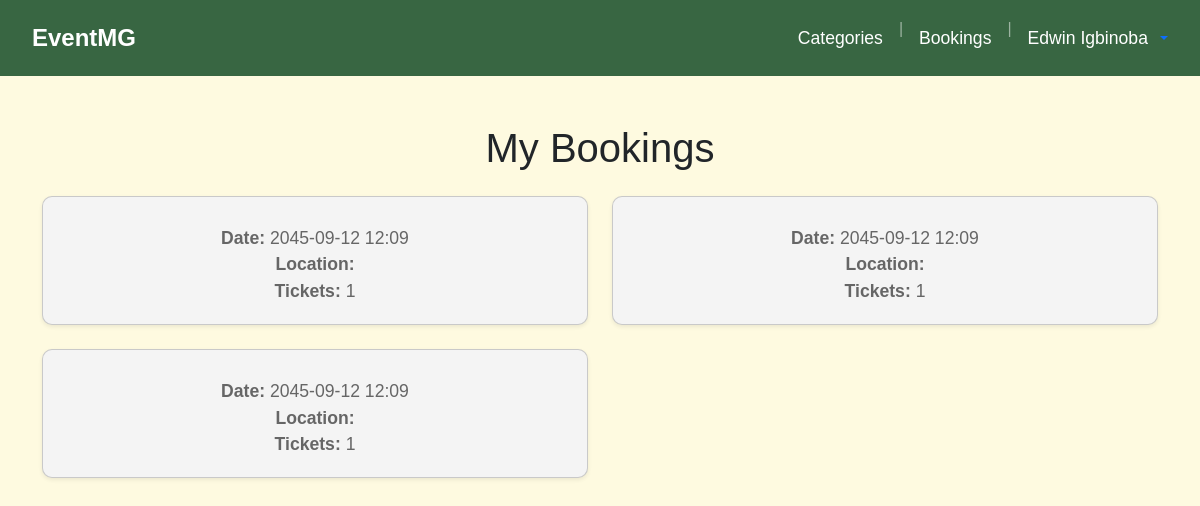
The page /bookings (signed in) on the database its author committed.
### website/models.py (models this page shows, shortened)
class Customer(db.Model, UserMixin):
    id = db.Column(db.Integer,primary_key=True)
    first_name = db.Column(db.String(50))
    last_name = db.Column(db.String(50))
    email = db.Column(db.String(120),unique=True)
    phone = db.Column(db.String(20),unique = True)
    location = db.Column(db.String(255))
    password = db.Column(db.String(255))
    stripe_customer_id = db.Column(db.String(100))

class Booking(db.Model):
    __tablename__ = 'booking'
    booking_id = db.Column(db.Integer, primary_key=True, autoincrement=True)
    booking_name = db.Column(db.String(255),nullable=False)
    customer_id = db.Column(db.Integer, db.ForeignKey('customer.id'), nullable=False)
    event_id = db.Column(db.Integer, db.ForeignKey('event.event_id'), nullable=False)
    num_tickets = db.Column(db.Integer, nullable=False)
    total_price = db.Column(db.Numeric(10, 2), nullable=False)
    booking_date = db.Column(db.DateTime)
    customer = db.relationship('Customer', backref='bookings')
    event = db.relationship('Event', backref='bookings')

### website/views.py (the view)
@views.route('/bookings',methods=['GET','POST'])
def bookings():
    user_id = current_user.id
    user_bookings = Booking.query.filter_by(customer_id=user_id).all()
    return render_template('bookings.html',bookings=user_bookings)

### website/templates/bookings.html (shortened to what this page needs)
{% extends "eventshome.html" %}
{% block content %}
<div class="container mt-5">
    <h1 class="text-center mb-4">My Bookings</h1>
    {% if bookings %}
        <div class="row">
            {% for booking in bookings %}
                <div class="col-md-6">
                    <div class="card mb-4 shadow-sm">
                        <div class="card-body">
                            <p class="card-text">
                                <strong>Date:</strong> {{ booking.booking_date.strftime('%Y-%m-%d %H:%M') }}<br>
                                <strong>Location:</strong> {{ booking.location }}<br>
                                <strong>Tickets:</strong> {{ booking.num_tickets }}
                            </p>
                        </div>
                    </div>
                </div>
            {% endfor %}
        </div>
    {% else %}
        <div class="alert alert-info text-center">
            You have no bookings yet. <a href="{{ url_for('views.home') }}" class="alert-link">Browse events!</a>
        </div>
    {% endif %}
</div>
{% endblock %}

### website/templates/eventshome.html (shortened to what this page needs)
<!DOCTYPE html>
<html lang="en">
<head>
    <link href="https://cdn.jsdelivr.net/npm/bootstrap@5.3.0/dist/css/bootstrap.min.css" rel="stylesheet">
    <link rel="stylesheet" href="{{ url_for('static', filename='stylesheet.css')}}" type="text/css" >
</head>
<body>
    <nav class="navbar navbar-expand-lg custom-navbar">
        <div class="container-fluid">
            <a class="navbar-brand" href="{{ url_for('views.home') }}">EventMG</a>
            <div class="collapse navbar-collapse" id="navbarNav">
                <ul class="navbar-nav ms-auto">
                {% block navbar %}
                    <li class="nav-item">
                        <a class="nav-link text-white"  href="{{ url_for('views.search') }}" >Categories</a>
                    </li>
                    <li class="nav-item">
                      <span class="nav-separator mx-2">|</span>
                    </li>
                    {% endblock %}
                    {% if current_user.is_authenticated %}
                    <li class="nav-item">
                        <a class="nav-link text-white"  href="{{ url_for('views.bookings') }}" >Bookings</a>
                    </li>
                    <li class="nav-item">
                      <span class="nav-separator mx-2">|</span>
                    </li>
                        <div class="ms-auto d-flex align-items-center">
                        <div class="dropdown">
                            <a class="d-flex align-items-center text-decoration-none dropdown-toggle" href="#" id="userDropdown" data-bs-toggle="dropdown" aria-expanded="false">
                                <span class="d-none d-sm-inline nav-link text-white">{{ current_user.first_name }} {{ current_user.last_name }} </span>
                            </a>
                        </div>
                        </div>
                    {% else %}
                        <li class="nav-item">
                            <a href="{{ url_for('auth.login') }}">Sign In / Up</a>
                        </li>
                    {% endif %}
                </ul>
            </div>
        </div>
    </nav>
{% block content %}{% endblock %}
</body>
</html>

### website/static/stylesheet.css (style rules this page uses)
body { font-family: Helvetica, Verdana, sans-serif; margin: 0; padding: 0; background: #fefae0; }
.navbar { padding: 15px 20px; }
.custom-navbar { background-color: #386642; }
.navbar-brand { font-size: 1.5em; font-weight: bold; color: white; }
.navbar-nav .nav-link { font-size: 1.1em; }
.card { border-radius: 10px; overflow: hidden; text-align: center; background: #f4f4f4; }
.card-body { padding: 20px; }
.card-text { font: Helvetica, Verdana; font-size: 1.1em; color: #666; }
.nav-separator { color: rgba(255,255,255,0.5); line-height: 1.5; }

### rows shown on the page
Customer: first_name "Edwin", last_name "Igbinoba"
Booking: booking_date "2045-09-12 12:09", num_tickets "1"
Booking: booking_date "2045-09-12 12:09", num_tickets "1"
Booking: booking_date "2045-09-12 12:09", num_tickets "1"
